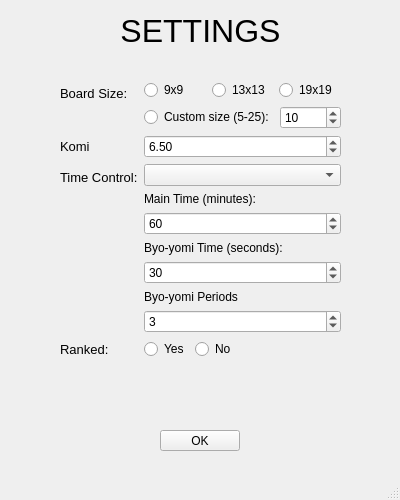
<?xml version="1.0" encoding="UTF-8"?>
<ui version="4.0">
 <class>GameConfigWindow</class>
 <widget class="QMainWindow" name="GameConfigWindow">
  <property name="geometry">
   <rect>
    <x>0</x>
    <y>0</y>
    <width>400</width>
    <height>500</height>
   </rect>
  </property>
  <property name="windowTitle">
   <string>MainWindow</string>
  </property>
  <widget class="QWidget" name="centralwidget">
   <widget class="QWidget" name="formLayoutWidget">
    <property name="geometry">
     <rect>
      <x>60</x>
      <y>80</y>
      <width>281</width>
      <height>331</height>
     </rect>
    </property>
    <layout class="QFormLayout" name="formLayout">
     <item row="0" column="0">
      <widget class="QLabel" name="label">
       <property name="font">
        <font>
         <pointsize>10</pointsize>
        </font>
       </property>
       <property name="text">
        <string>Board Size:</string>
       </property>
      </widget>
     </item>
     <item row="0" column="1">
      <layout class="QVBoxLayout" name="verticalLayout">
       <item>
        <layout class="QHBoxLayout" name="horizontalLayout">
         <item>
          <widget class="QRadioButton" name="choice_9">
           <property name="text">
            <string>9x9</string>
           </property>
          </widget>
         </item>
         <item>
          <widget class="QRadioButton" name="choice_13">
           <property name="text">
            <string>13x13</string>
           </property>
          </widget>
         </item>
         <item>
          <widget class="QRadioButton" name="choice_19">
           <property name="text">
            <string>19x19</string>
           </property>
          </widget>
         </item>
        </layout>
       </item>
       <item>
        <layout class="QHBoxLayout" name="horizontalLayout_3">
         <item>
          <widget class="QRadioButton" name="choice_custom">
           <property name="text">
            <string>Custom size (5-25):</string>
           </property>
          </widget>
         </item>
         <item>
          <widget class="QSpinBox" name="inp_size">
           <property name="minimum">
            <number>5</number>
           </property>
           <property name="maximum">
            <number>25</number>
           </property>
           <property name="value">
            <number>10</number>
           </property>
          </widget>
         </item>
        </layout>
       </item>
      </layout>
     </item>
     <item row="2" column="0">
      <widget class="QLabel" name="label_2">
       <property name="font">
        <font>
         <pointsize>10</pointsize>
        </font>
       </property>
       <property name="text">
        <string>Time Control:</string>
       </property>
      </widget>
     </item>
     <item row="2" column="1">
      <layout class="QVBoxLayout" name="verticalLayout_2">
       <item>
        <widget class="QComboBox" name="time_control"/>
       </item>
       <item>
        <widget class="QLabel" name="label_3">
         <property name="text">
          <string>Main Time (minutes):</string>
         </property>
        </widget>
       </item>
       <item>
        <widget class="QSpinBox" name="inp_main_time">
         <property name="minimum">
          <number>1</number>
         </property>
         <property name="maximum">
          <number>999</number>
         </property>
         <property name="value">
          <number>60</number>
         </property>
         <property name="displayIntegerBase">
          <number>10</number>
         </property>
        </widget>
       </item>
       <item>
        <widget class="QLabel" name="label_4">
         <property name="text">
          <string>Byo-yomi Time (seconds):</string>
         </property>
        </widget>
       </item>
       <item>
        <widget class="QSpinBox" name="inp_byo_time">
         <property name="minimum">
          <number>1</number>
         </property>
         <property name="maximum">
          <number>999</number>
         </property>
         <property name="value">
          <number>30</number>
         </property>
        </widget>
       </item>
       <item>
        <widget class="QLabel" name="label_5">
         <property name="text">
          <string>Byo-yomi Periods</string>
         </property>
        </widget>
       </item>
       <item>
        <widget class="QSpinBox" name="inp_byo_periods">
         <property name="value">
          <number>3</number>
         </property>
        </widget>
       </item>
      </layout>
     </item>
     <item row="3" column="0">
      <widget class="QLabel" name="label_6">
       <property name="font">
        <font>
         <pointsize>10</pointsize>
        </font>
       </property>
       <property name="text">
        <string>Ranked:</string>
       </property>
      </widget>
     </item>
     <item row="3" column="1">
      <layout class="QHBoxLayout" name="horizontalLayout_4">
       <item>
        <widget class="QRadioButton" name="choice_yes">
         <property name="text">
          <string>Yes</string>
         </property>
        </widget>
       </item>
       <item>
        <widget class="QRadioButton" name="choice_no">
         <property name="text">
          <string>No</string>
         </property>
        </widget>
       </item>
       <item>
        <spacer name="horizontalSpacer">
         <property name="orientation">
          <enum>Qt::Horizontal</enum>
         </property>
         <property name="sizeHint" stdset="0">
          <size>
           <width>40</width>
           <height>20</height>
          </size>
         </property>
        </spacer>
       </item>
      </layout>
     </item>
     <item row="1" column="0">
      <widget class="QLabel" name="label_7">
       <property name="font">
        <font>
         <pointsize>10</pointsize>
        </font>
       </property>
       <property name="text">
        <string>Komi</string>
       </property>
      </widget>
     </item>
     <item row="1" column="1">
      <widget class="QDoubleSpinBox" name="inp_komi">
       <property name="singleStep">
        <double>0.100000000000000</double>
       </property>
       <property name="value">
        <double>6.500000000000000</double>
       </property>
      </widget>
     </item>
    </layout>
   </widget>
   <widget class="QLabel" name="lbl_title">
    <property name="geometry">
     <rect>
      <x>60</x>
      <y>0</y>
      <width>281</width>
      <height>61</height>
     </rect>
    </property>
    <property name="font">
     <font>
      <pointsize>24</pointsize>
     </font>
    </property>
    <property name="text">
     <string>SETTINGS</string>
    </property>
    <property name="alignment">
     <set>Qt::AlignCenter</set>
    </property>
   </widget>
   <widget class="QPushButton" name="btn_ok">
    <property name="geometry">
     <rect>
      <x>160</x>
      <y>430</y>
      <width>80</width>
      <height>21</height>
     </rect>
    </property>
    <property name="text">
     <string>OK</string>
    </property>
   </widget>
  </widget>
  <widget class="QMenuBar" name="menubar">
   <property name="geometry">
    <rect>
     <x>0</x>
     <y>0</y>
     <width>400</width>
     <height>17</height>
    </rect>
   </property>
  </widget>
  <widget class="QStatusBar" name="statusbar"/>
 </widget>
 <resources/>
 <connections/>
</ui>
